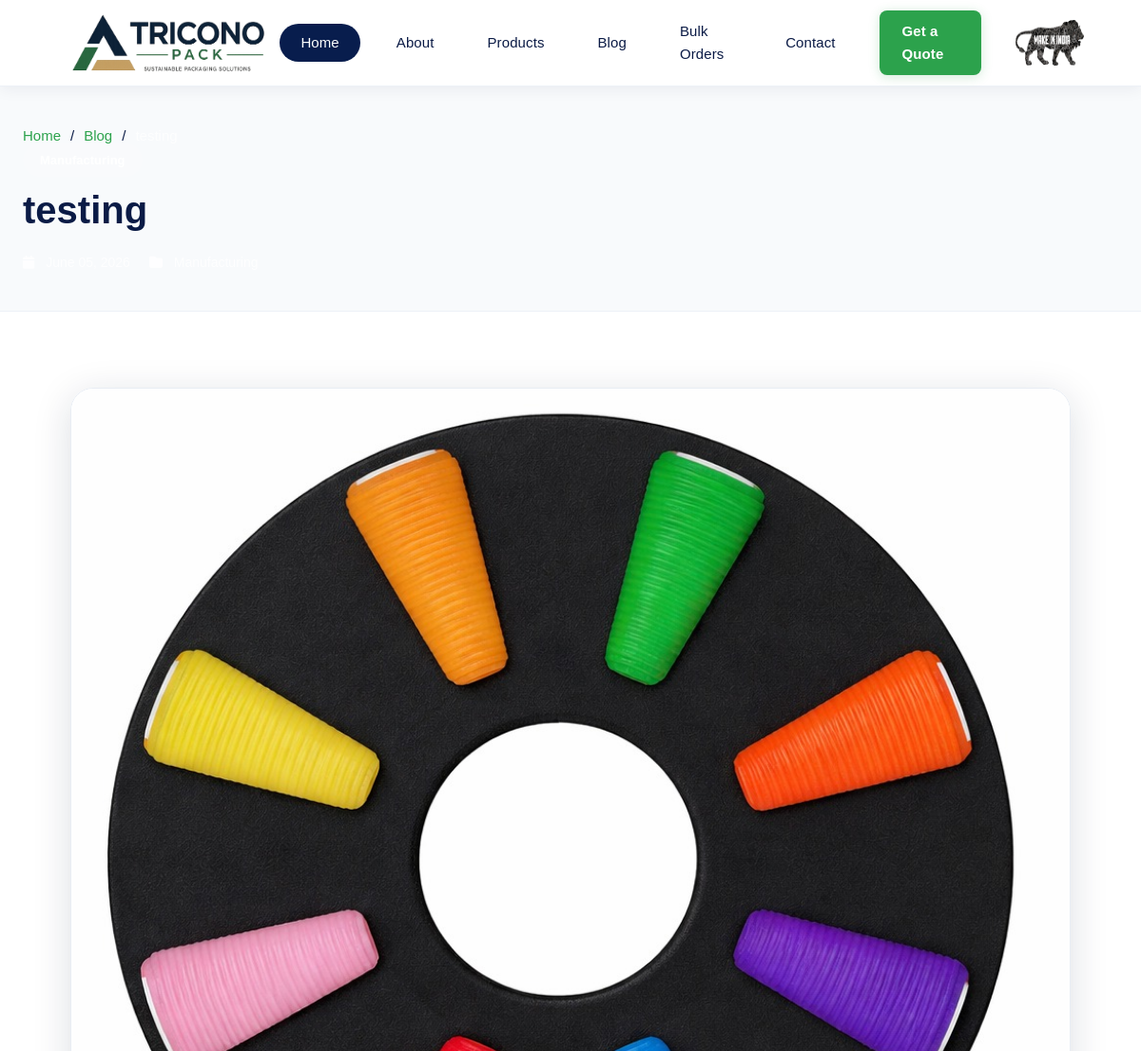
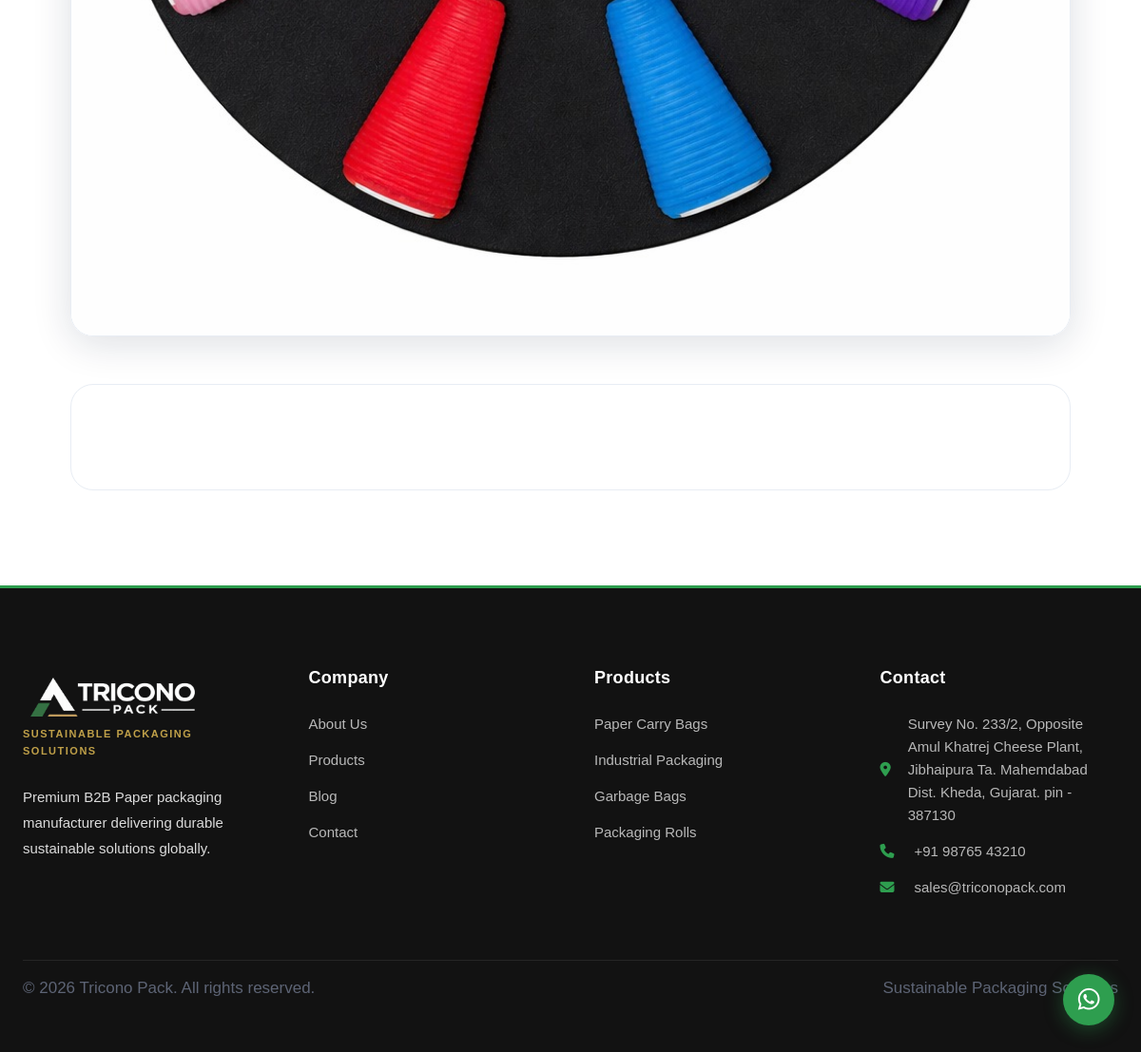
The page /blog-details.php?slug=testing on the database its author committed (2 pictures, top to bottom).
### tables this page shows
CREATE TABLE `blogs` (
  `id` int(11) NOT NULL AUTO_INCREMENT,
  `category_id` int(11) DEFAULT NULL,
  `title` varchar(255) DEFAULT NULL,
  `slug` varchar(255) DEFAULT NULL,
  `short_description` text DEFAULT NULL,
  `description` longtext DEFAULT NULL,
  `image` varchar(255) DEFAULT NULL,
  `is_featured` enum('yes','no') DEFAULT 'no',
  `status` enum('active','inactive') DEFAULT 'active',
  `meta_title` varchar(255) DEFAULT NULL,
  `meta_description` text DEFAULT NULL,
  `created_at` timestamp NOT NULL DEFAULT current_timestamp(),
  PRIMARY KEY (`id`),
  KEY `category_id` (`category_id`),
  CONSTRAINT `blogs_ibfk_1` FOREIGN KEY (`category_id`) REFERENCES `blog_categories` (`id`)
);

### blog-details.php (the view, shortened to what this page needs)
<?php
include 'includes/db.php';
$slug =
mysqli_real_escape_string(
    $conn,
    $_GET['slug']
);
$query = mysqli_query($conn, "
SELECT
    b.*,
    bc.name AS category_name
FROM blogs b
LEFT JOIN blog_categories bc
ON bc.id = b.category_id
WHERE b.slug='$slug'
AND b.status='active'
LIMIT 1
");
$blog =
mysqli_fetch_assoc($query);
?>
<?php include 'header.php'; ?>
<section class="page-hero">
    <div class="container-pro">
        <div class="breadcrumb">
            <a href="index.php">
                Home
            </a>
            <span>/</span>
            <a href="blog.php">
                Blog
            </a>
            <span>/</span>
            <span
            style="
            color:rgba(255,255,255,0.75)
            ">
            </span>
        </div>
        <div
        style="
        margin-bottom:18px;
        ">
            <span
            style="
            background:rgba(255,255,255,0.15);
            color:#fff;
            padding:10px 18px;
            border-radius:50px;
            font-size:13px;
            font-weight:700;
            backdrop-filter:blur(8px);
            ">
            </span>
        </div>
        <h1
        style="
        max-width:900px;
        ">
            <?php echo $blog['title']; ?>
        </h1>
        <div
        style="
        display:flex;
        gap:20px;
        margin-top:22px;
        flex-wrap:wrap;
        color:rgba(255,255,255,0.8);
        font-size:14px;
        ">
            <span>
                <i
                class="fas fa-calendar"
                style="margin-right:8px">
                </i>
            </span>
            <span>
                <i
                class="fas fa-folder"
                style="margin-right:8px">
                </i>
            </span>
        </div>
    </div>
</section>
<section
class="section"
style="
padding-top:80px;
">
    <div
    class="container-pro"
    style="
    max-width:1100px;
    ">
        <div
        data-aos="fade-up">
            <img
            src="<?php
            echo !empty($blog['image'])
            ? 'assets/uploads/blogs/'.$blog['image']
            : 'https://placehold.co/1200x700?text=Blog+Image';
            ?>"
            alt="<?php echo $blog['title']; ?>"
            style="
            width:100%;
            border-radius:24px;
            display:block;
            box-shadow:var(--shadow-lg);
            border:1.5px solid var(--gray-light);
            ">
        </div>
        <div
        class="blog-content"
        data-aos="fade-up"
        style="
        margin-top:50px;
        background:#fff;
        border-radius:24px;
        padding:55px;
        box-shadow:var(--shadow-md);
        border:1.5px solid var(--gray-light);
        line-height:1.9;
        font-size:17px;
        color:var(--text-body);
        ">
        </div>
    </div>
</section>
<?php include 'footer.php'; ?>

### assets/css/style.css (style rules this page uses)
:root { --navy: #0b1a3b; --navy-mid: #0e2147; --navy-dark: #081530; --green: #2e9e4f; --green-light: #35b55a; --green-dark: #237a3d; --gold: #c9a84c; --white: #ffffff; --off-white: #f5f7fa; --gray-light: #e8edf4; --gray-text: #6b7a99; --text-dark: #0b1a3b; --text-body: #4a5568; --radius: 16px; --radius-sm: 10px; --shadow: 0 4px 24px rgba(11,26,59,0.10); --shadow-lg: 0 8px 40px rgba(11,26,59,0.14); --transition: 0.28s cubic-bezier(.4,0,.2,1); --font: 'Manrope', sans-serif; --container: 1240px; }
*, *::before, *::after { box-sizing: border-box; margin: 0; padding: 0; }
html { scroll-behavior: smooth; }
body { font-family: var(--font); color: var(--text-dark); background: var(--white); -webkit-font-smoothing: antialiased; }
img { display: block; max-width: 100%; }
a { text-decoration: none; color: inherit; }
.container-pro { max-width: var(--container); margin: 0 auto; padding: 0 40px; }
.section { padding: 100px 0; }
* { margin:0; padding:0; box-sizing:border-box; }
html { scroll-behavior:smooth; }
body { font-family:'Poppins',sans-serif; background:#fff; color:#0b1b46; overflow-x:hidden; line-height:1.6; }
.container-pro { width:100%; max-width:1280px; margin:auto; padding:0 24px; }
section { padding:90px 0; position:relative; }
h1 { font-size:40px; line-height:1.1; font-weight:600; }
.page-hero { background:#f8fafc; padding:40px 0; border-bottom:1px solid #edf1f7; }
.page-hero h1 { margin-top:12px; margin-bottom:10px; }
.breadcrumb { display:flex; align-items:center; gap:10px; font-size:15px; }
.breadcrumb a { color:#2ca24c; text-decoration:none; }

### rows shown on the page
blogs: title "testing", image (picture)
